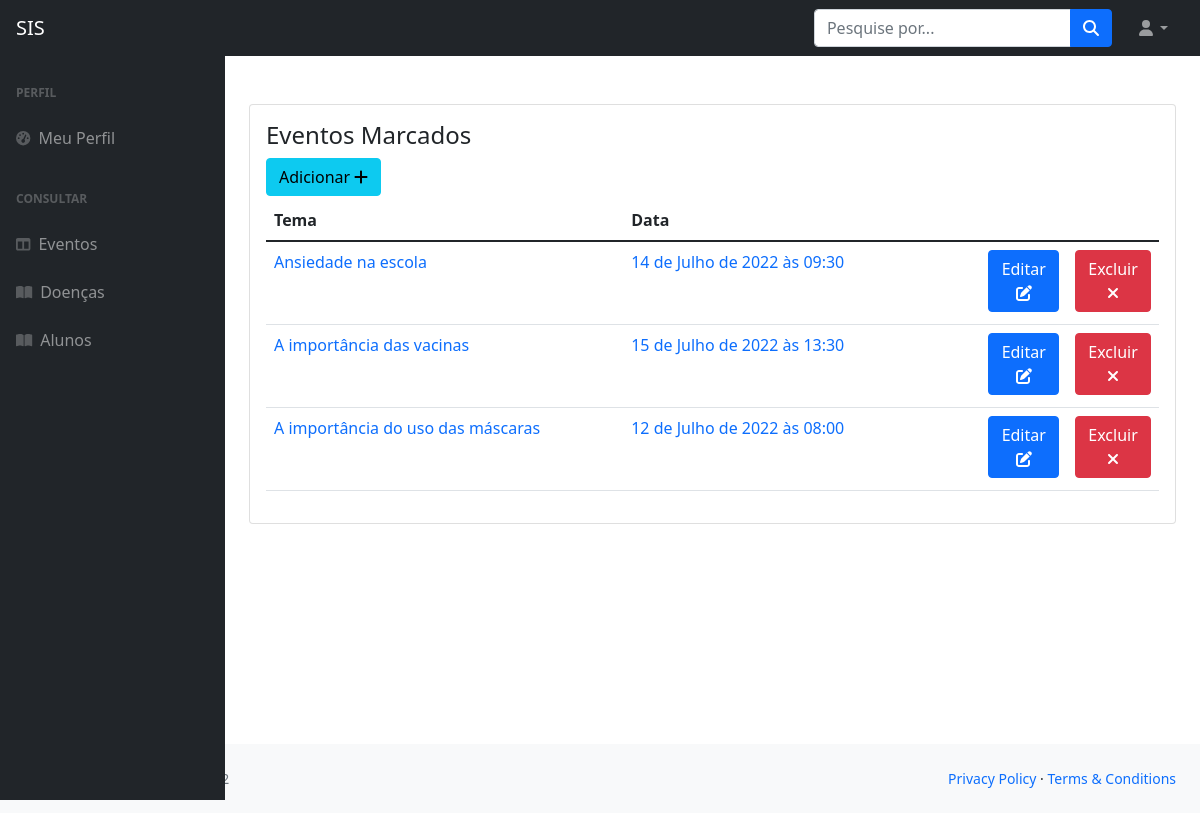
Page /eventos/ (signed in) on the committed database.
### eventos/models.py (models this page shows)
class Evento(models.Model):
  enfermeiro = models.ForeignKey(Enfermeiro, on_delete=models.SET_NULL, null=True)
  tema = models.CharField(max_length=200)
  descricao = models.TextField()
  data = models.DateTimeField()
  lugar = models.CharField(max_length=100)
  apresentadores = models.CharField(max_length=200)

### eventos/views.py (the view)
# urls.py: path('', views.listar, name='listar'),
@login_required()
def listar(request):
    search = request.GET.get('search')
    if search:
        eventos = Evento.objects.filter(tema__icontains=search)
    else:
        eventos = Evento.objects.all()
    context = {
        'eventos': eventos
    }
    return render(request, 'eventos/listar.html', context)

### templates/eventos/listar.html
{% extends '_base.html' %}
{% load bootstrap %}
{% block content %}
<div class="row">
    <div class="col-12">
        <div class="card">
            <div class="card-body">
                <h4 class="card-title">Eventos Marcados</h4>
                   <div class="text-right mr-3">
                        <a href="/eventos/criar">
                            <button type="button" class="btn mb-1 btn-info">
                                Adicionar <span class="btn-icon-right"><i class="fa fa-plus"></i></span>
                            </button>
                        </a>
                    </div>
                <div class="table-responsive">
                    <table class="table header-border">
                        <thead>
                            <tr>
                                <th width="40%">Tema</th>
                                <th width="40%">Data</th>
                            </tr>
                        </thead>
                        <tbody>
                            {% if eventos %}
                            {% for e in eventos %}
                            <tr>
                                <td> <a href="/eventos/{{ e.id }}/">{{ e.tema }}</a> </td>
                                <td> <a href="/eventos/{{ e.id }}/">{{ e.data }}</a> </td>
                                <td>
                                    <a href="/eventos/editar/{{ e.id }}">
                                        <button type="button" class="btn mb-1 btn-primary">
                                            Editar <span class="btn-icon-right"> <i class="fa fa-edit"></i> </span>
                                        </button>
                                    </a>
                                </td>
                                <td> <a href="/eventos/excluir/{{ e.id }}">
                                        <button type="button" class="btn mb-1 btn-danger">
                                            Excluir <span class="btn-icon-right"> <i class="fa fa-close"></i> </span>
                                        </button>
                                    </a>
                                </td>
                            </tr>
                            {% endfor %}
                            {% else %}
                            <tr>
                                <td>Não há eventos marcados.</td>
                            </tr>
                            {% endif %}
                        </tbody>
                    </table>
                </div>
            </div>
        </div>
    </div>
</div>
{% endblock %}

### rows in the picture
Evento: tema "Ansiedade na escola", data "14 de Julho de 2022 às 09:30"
Evento: tema "A importância das vacinas", data "15 de Julho de 2022 às 13:30"
Evento: tema "A importância do uso das máscaras", data "12 de Julho de 2022 às 08:00"
